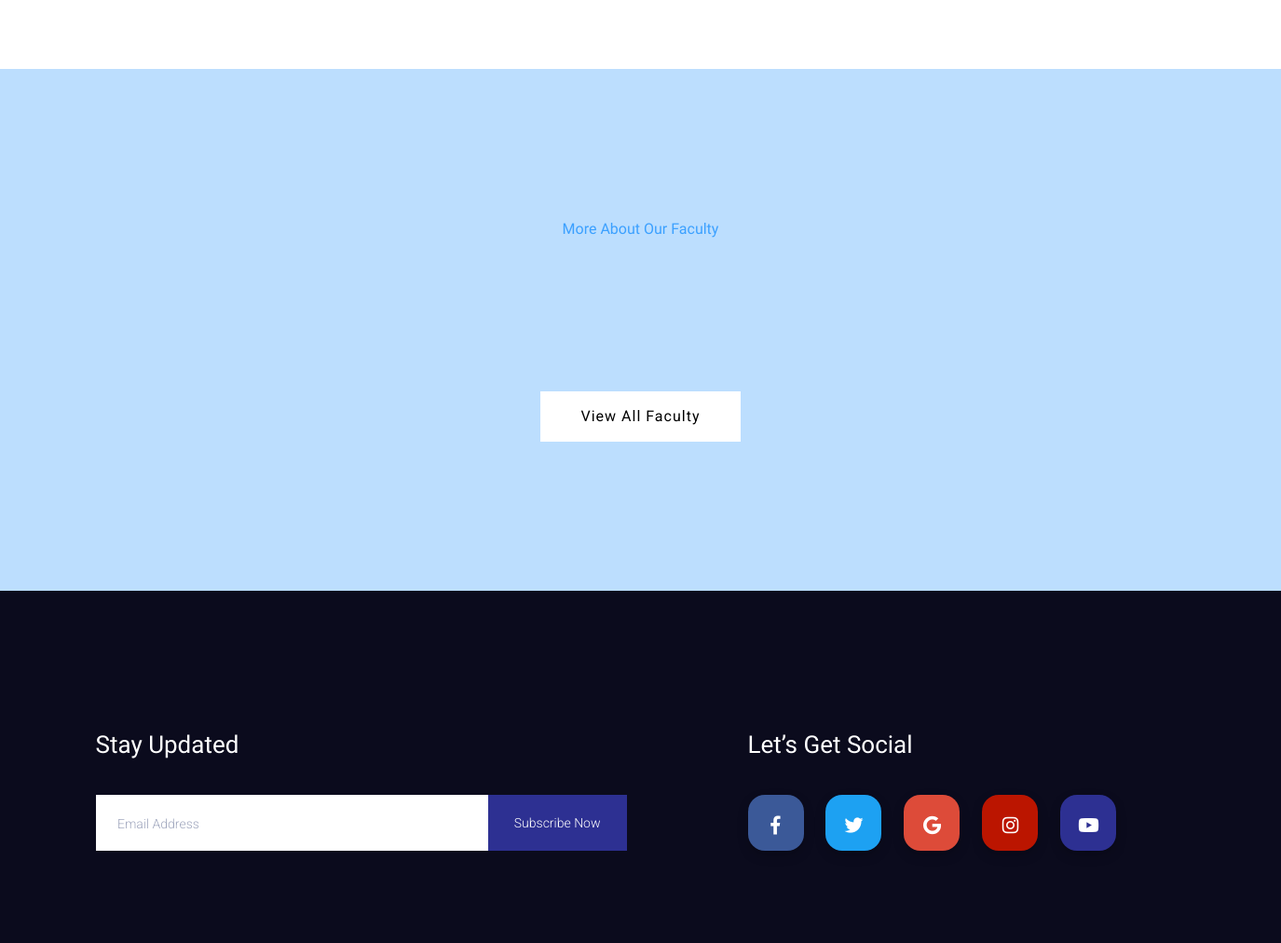
The app's page / (middle part), older data.
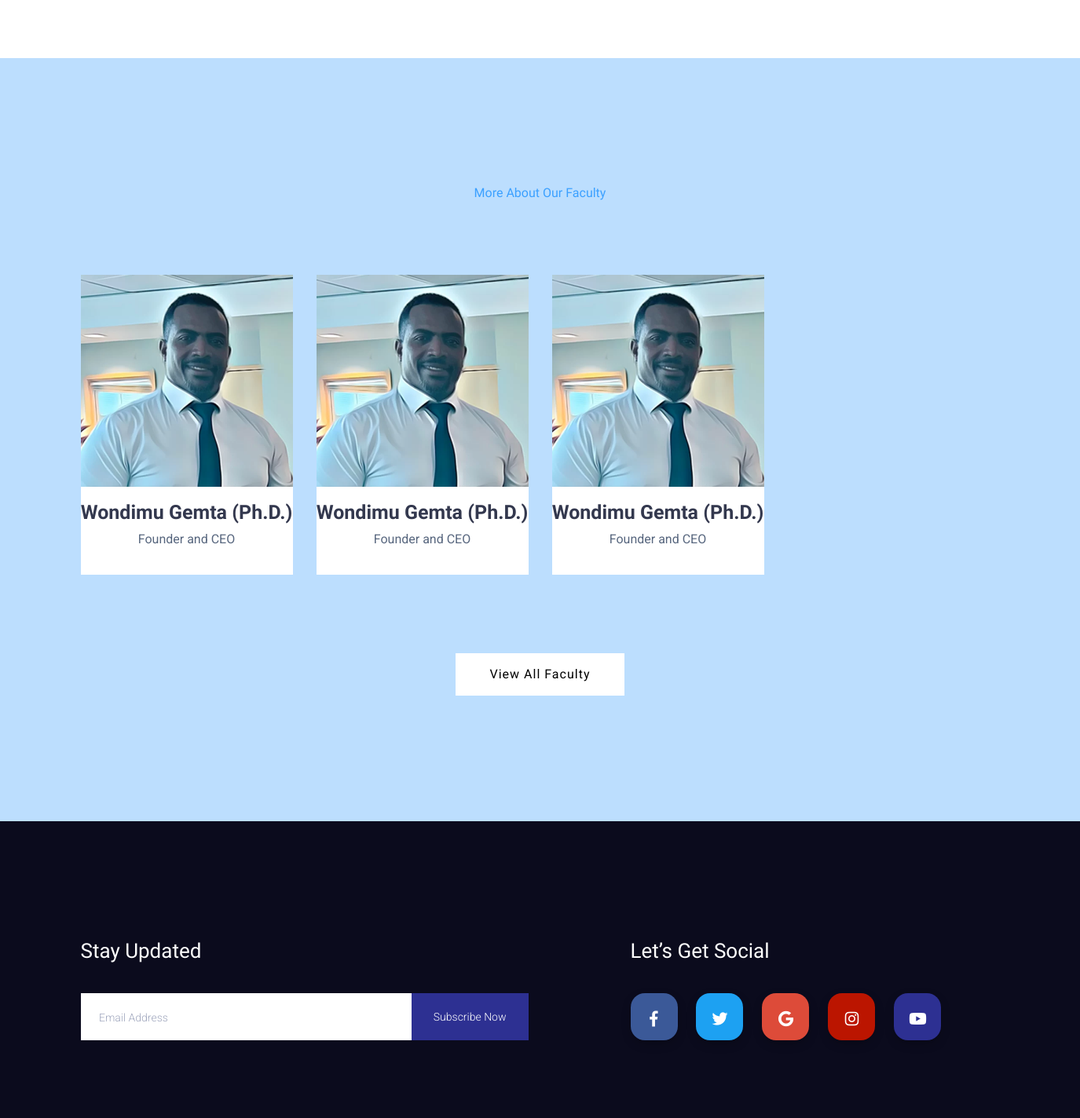
The same page, newer data.
### user/models.py (models this page shows, shortened)
class Staff(models.Model):
    name = models.CharField(max_length=255)
    profile = models.ImageField(upload_to='user/staff/')
    pro = models.CharField(max_length=255)
    facebook = models.URLField(null=True)
    linkedin = models.URLField(null=True)
    twitter = models.URLField(null=True)

### core/views.py (the view)
# urls.py: path('',index,name='index'),
def index(request):
    i = Idata.objects.get(id=1)
    em = Email.objects.all()
    ph = Phone.objects.all()
    blogs = Blog.objects.all()
    courses = Course.objects.all()
    staffs = Staff.objects.all()
    context ={
        'i':i,
        'em':em,
        'ph':ph,
        'blogs':blogs,
        'courses':courses,
        'staffs':staffs,
    }
    return render(request,'index.html',context)

### core/templates/index.html (shortened to what this page needs)
{% extends "main-base.html" %}
    {%block main %}
    {% load static %}
    <main>
        <div class="about-area section-padding2">
        </div>
        <div class="team-area pt-160 pb-160 section-bg" data-background="{% static 'assets/img/hero/h1_hero.png'%}">
            <div class="container">
                <div class="row justify-content-center">
                    <div class="cl-xl-7 col-lg-8 col-md-10">
                        <div class="section-tittle section-tittle2 text-center mb-70">
                            <span>More About Our Faculty</span>
                        </div>
                    </div>
                </div>
                <div class="row">
                    {% for a in staffs|slice:":4" %}
                    <div class="col-lg-3 col-md-6 col-sm-6">
                        <div class="single-team mb-30">
                            <div class="team-img">
                                <img src="{{a.profile.url}}" alt="">
                                <ul class="team-social">
                                    <li><a href="{{a.facebook}}"></a></li>
                                    <li><a href="{{a.twitter}}"></a></li>
                                    <li><a href="{{a.linkedin}}"></a></li>
                                </ul>
                            </div>
                            <div class="team-caption">
                                <h3><a href="{% url "staff" %}">{{a.name}}</a></h3>
                                <p>{{a.pro}}</p>
                            </div>
                        </div>
                    </div>
                    {% endfor %}
                </div>
                <div class="row">
                    <div class="col-lg-12">
                        <div class="browse-btn2 text-center mt-70">
                            <a href="{% url "staff" %}" class="btn white-btn">View All Faculty</a>
                        </div>
                    </div>
                </div>
            </div>
        </div>
    </main>
    {% endblock %}

### templates/main-base.html (shortened to what this page needs)
<!doctype html>
<html class="no-js" lang="zxx">
<head>
    {% load static %}
	<link rel="stylesheet" href="{% static 'assets/css/bootstrap.min.css' %}">
	<link rel="stylesheet" href="{% static 'assets/css/owl.carousel.min.css' %}">
	<link rel="stylesheet" href="{% static 'assets/css/slicknav.css' %}">
    <link rel="stylesheet" href="{% static 'assets/css/flaticon.css' %}">
    <link rel="stylesheet" href="{% static 'assets/css/gijgo.css' %}">
	<link rel="stylesheet" href="{% static 'assets/css/animate.min.css' %}">
	<link rel="stylesheet" href="{% static 'assets/css/magnific-popup.css' %}">
	<link rel="stylesheet" href="{% static 'assets/css/fontawesome-all.min.css' %}">
	<link rel="stylesheet" href="{% static 'assets/css/themify-icons.css' %}">
	<link rel="stylesheet" href="{% static 'assets/css/slick.css' %}">
	<link rel="stylesheet" href="{% static 'assets/css/nice-select.css' %}">
	<link rel="stylesheet" href="{% static 'assets/css/style.css' %}">
</head>
<body>
    {%block main %}
    {% endblock %}
    <footer>
        <div class="footer-area footer-bg">
            <div class="container">
                <div class="footer-top footer-padding">
                    <div class="footer-heading">
                        <div class="row justify-content-between">
                            <div class="col-xl-6 col-lg-7 col-md-10">
                                <div class="footer-tittle2">
                                    <h4>Stay Updated</h4>
                                </div>
                                <div class="footer-form mb-50">
                                    <div id="mc_embed_signup">
                                        <form target="_blank" action="https://spondonit.us12.list-manage.com/subscribe/post?u=1462626880ade1ac87bd9c93a&amp;id=92a4423d01" method="get" class="subscribe_form relative mail_part" novalidate="true">
                                            <input type="email" name="EMAIL" id="newsletter-form-email" placeholder=" Email Address " class="placeholder hide-on-focus" onfocus="this.placeholder = ''" onblur="this.placeholder = 'Your email address'">
                                            <div class="form-icon">
                                                <button type="submit" name="submit" id="newsletter-submit" class="email_icon newsletter-submit button-contactForm">
                                                    Subscribe Now
                                                </button>
                                            </div>
                                        </form>
                                    </div>
                                </div>
                            </div>
                            <div class="col-xl-5 col-lg-5">
                                <div class="footer-tittle2">
                                    <h4>Let’s Get Social</h4>
                                </div>
                                <div class="footer-social">
                                    <a href="https://www.facebook.com/sai4ull"><i class="fab fa-facebook-f"></i></a>
                                    <a href="#"><i class="fab fa-twitter"></i></a>
                                    <a  href="#"><i class="fab fa-google"></i></a>
                                    <a href="#"><i class="fab fa-instagram"></i></a>
                                    <a href="#"><i class="fab fa-youtube"></i></a>
                                  </div>
                            </div>
                        </div>
                    </div>
                </div>
            </div>
        </div>
    </footer>
    </body>
</html>

Row changes from the older to the newer data that the page shows:
added Staff: profile (picture), name "Wondimu Gemta (Ph.D.)", pro "Founder and CEO"
added Staff: profile (picture), name "Wondimu Gemta (Ph.D.)", pro "Founder and CEO"
added Staff: profile (picture), name "Wondimu Gemta (Ph.D.)", pro "Founder and CEO"
